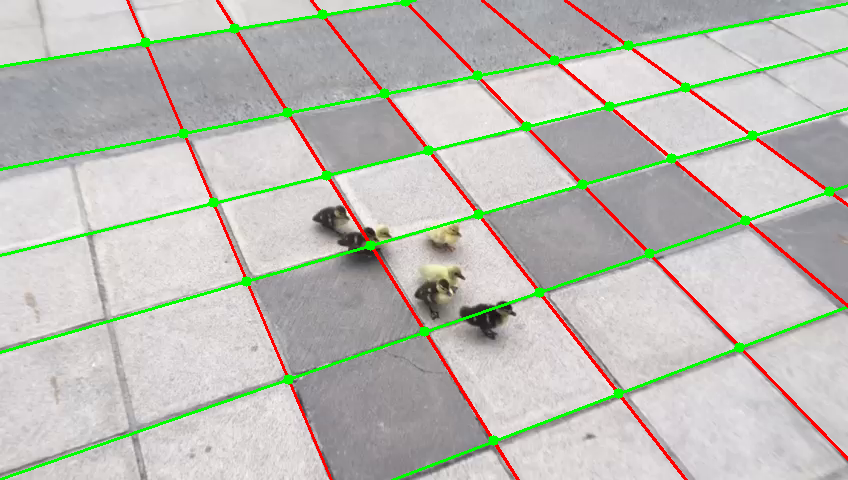
#> input picture vid_proc/frame_0.png, 848 x 480 px
$ python -i 1_detect_quads.py   (imports and definitions only)
#> lines starting #> are read from the running program, lines starting #| are printed output that depends on the picture
#> further down, picture is the input picture: shape (480, 848, 3); mean B, G, R 181, 188.9, 188.6
import cv2
import numpy as np
import json
from sklearn.cluster import KMeans, DBSCAN
import math
import os

VIDEO_PATH    = 'input.mp4'
START_FRAME   = 200
END_FRAME     = 400
APPEND_DATA   = True
FRAME_STEP    = 1
OUTPUT_JSON   = 'quads.json'

CANNY1        = 50
CANNY2        = 150
HOUGH_THRESH  = 80
MIN_LINE_LEN  = 30
MAX_LINE_GAP  = 5
DBSCAN_DIST   = 40

# --- OTHERS ---
# [69 lines left out: functions filter_points, segment_angle, merge_two_segments, point_line_distance, intersect, not called in this run]

# --- STEPS ---
def detect_segments(frame):
    gray = cv2.cvtColor(frame, cv2.COLOR_BGR2GRAY)
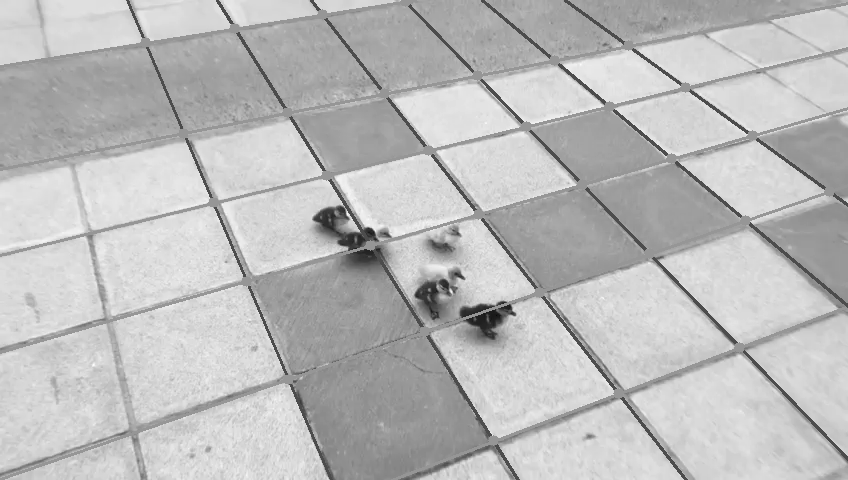
#> gray: shape (480, 848); min 8, max 254, mean 187.9
    edges = cv2.Canny(gray, CANNY1, CANNY2)
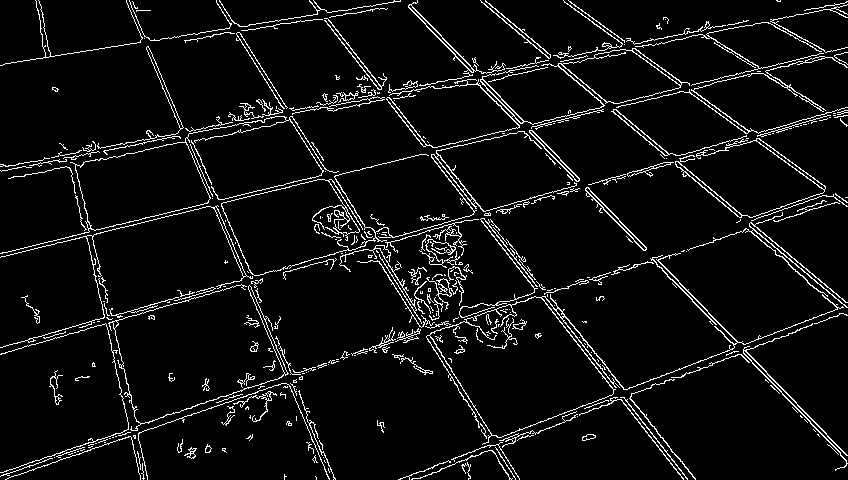
#> edges: shape (480, 848); 6.1% white in thin lines or dots
    segs = cv2.HoughLinesP(edges, 1, np.pi/180, HOUGH_THRESH,
                           minLineLength=MIN_LINE_LEN,
                           maxLineGap=MAX_LINE_GAP)
#> segs = 198 rows, first 6: [189, 133, 258, 120], [652, 259, 715, 324], [283, 272, 331, 259], [497, 444, 519, 479], [372, 250, 419, 326], [433, 154, 476, 208]
    return [] if segs is None else [tuple(s) for s in segs[:,0]]

# [247 lines left out: functions merge_segments, extend_segments, cluster_lines_hv, get_intersections, get_quads, detect_quads and 1 more, not called in this run]

# [2 lines not run here, left out]

>>> import cv2
>>> picture = cv2.imread('frame_0.png')
>>> result = detect_segments(picture)
#> result = 198 items, first 6: (189, 133, 258, 120), (652, 259, 715, 324), (283, 272, 331, 259), (497, 444, 519, 479), (372, 250, 419, 326), (433, 154, 476, 208)

$ run again, on vid_proc/frame_230.png
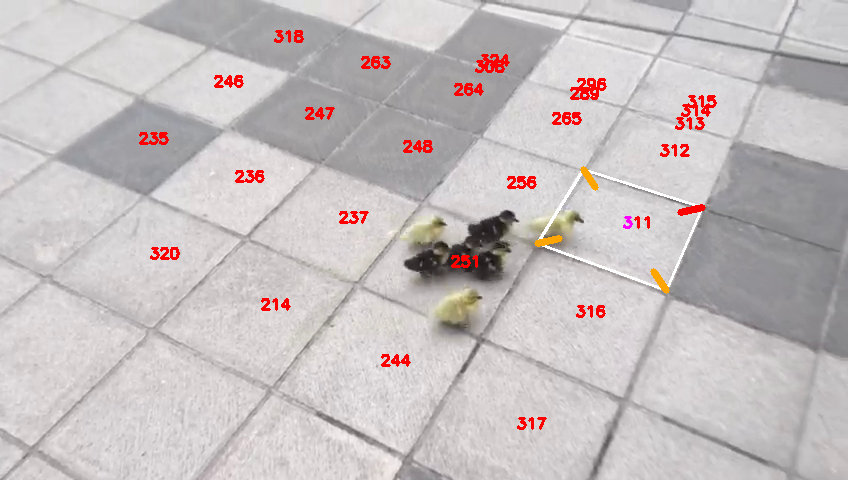
#> input picture vid_proc/frame_230.png, 848 x 480 px
#> picture is the input picture: shape (480, 848, 3); mean B, G, R 191.4, 190.8, 198.1
#> in detect_segments, `gray = cv2.cvtColor(frame, cv2.COLOR_BGR2GRAY)`:
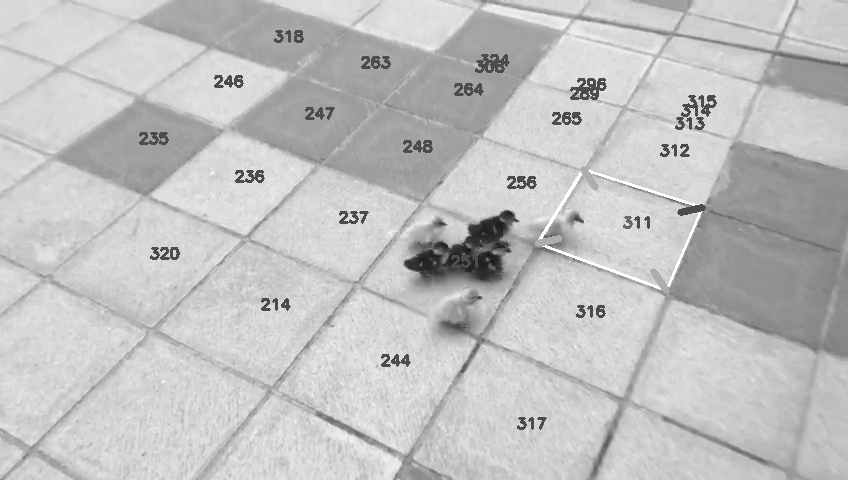
#> gray: shape (480, 848); min 15, max 255, mean 193.1
#> in detect_segments, `edges = cv2.Canny(gray, CANNY1, CANNY2)`:
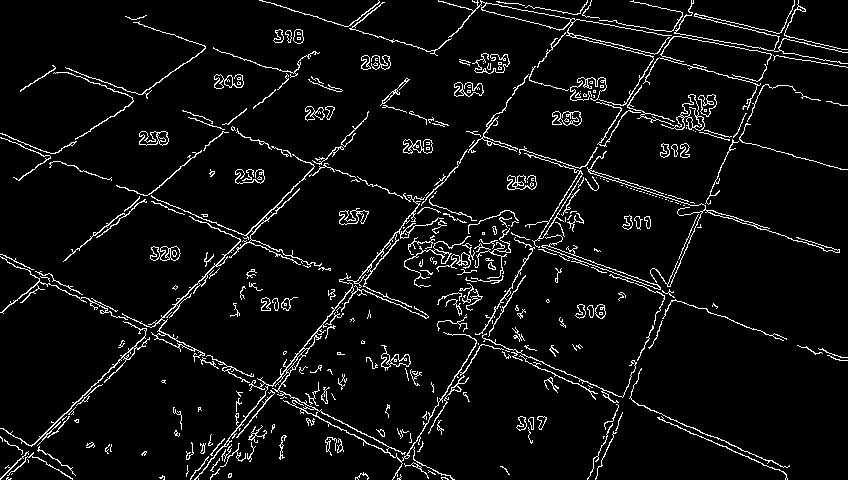
#> edges: shape (480, 848); 5.6% white in thin lines or dots
#> segs = 143 rows, first 6: [153, 326, 213, 266], [344, 304, 406, 228], [101, 385, 152, 334], [146, 195, 211, 222], [272, 386, 423, 199], [213, 48, 255, 62]
#> result = 143 items, first 6: (153, 326, 213, 266), (344, 304, 406, 228), (101, 385, 152, 334), (146, 195, 211, 222), (272, 386, 423, 199), (213, 48, 255, 62)

$ run again, on vid_proc/frame_30.png
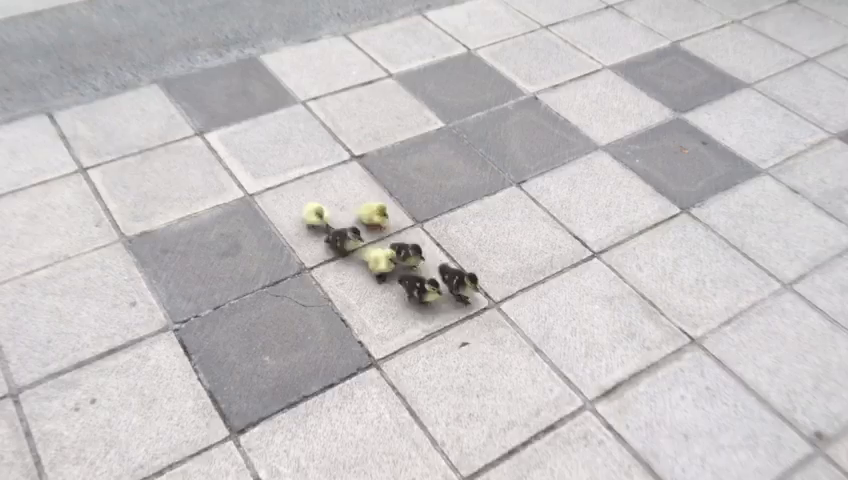
#> input picture vid_proc/frame_30.png, 848 x 480 px
#> picture is the input picture: shape (480, 848, 3); mean B, G, R 196, 194.9, 198.5
#> in detect_segments, `edges = cv2.Canny(gray, CANNY1, CANNY2)`:
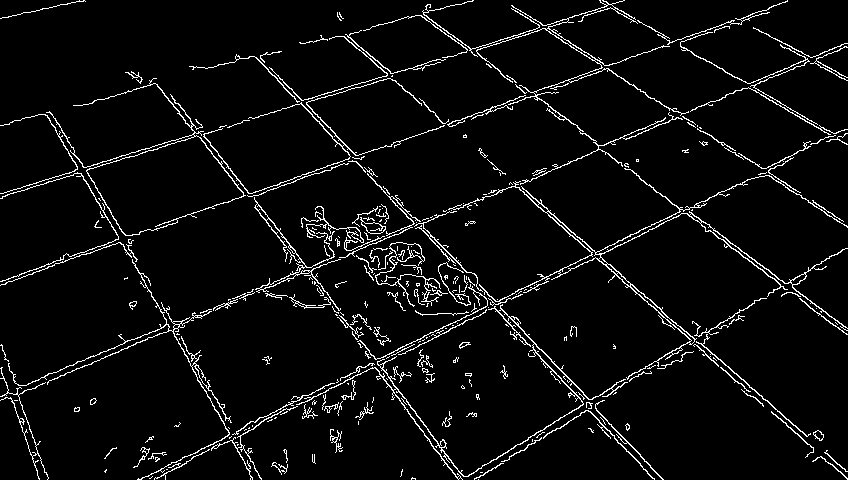
#> edges: shape (480, 848); 5.1% white in thin lines or dots
#> segs = 160 rows, first 6: [598, 147, 664, 119], [753, 82, 846, 43], [515, 181, 600, 255], [255, 57, 332, 136], [680, 326, 807, 436], [581, 401, 654, 479]
#> result = 160 items, first 6: (598, 147, 664, 119), (753, 82, 846, 43), (515, 181, 600, 255), (255, 57, 332, 136), (680, 326, 807, 436), (581, 401, 654, 479)

$ run again, on vid_proc/frame_325.png
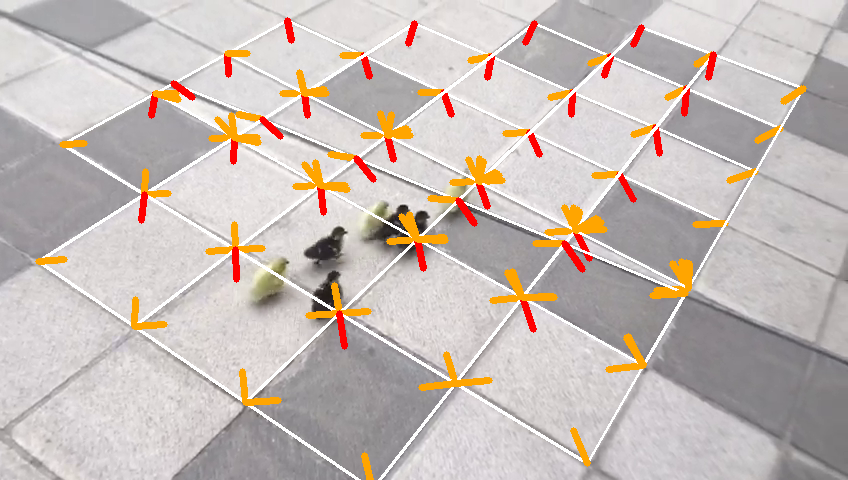
#> input picture vid_proc/frame_325.png, 848 x 480 px
#> picture is the input picture: shape (480, 848, 3); mean B, G, R 183.3, 188.5, 199.1
#> in detect_segments, `gray = cv2.cvtColor(frame, cv2.COLOR_BGR2GRAY)`:
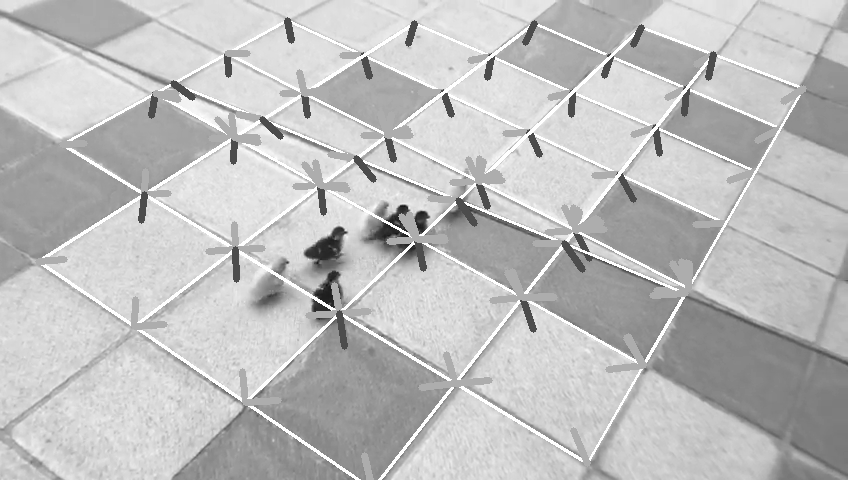
#> gray: shape (480, 848); min 17, max 255, mean 191
#> in detect_segments, `edges = cv2.Canny(gray, CANNY1, CANNY2)`:
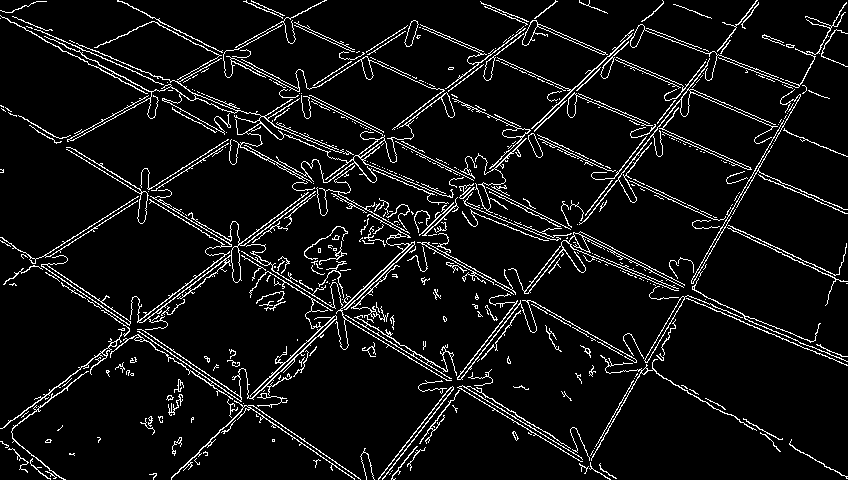
#> edges: shape (480, 848); 7% white in thin lines or dots
#> segs = 202 rows, first 6: [401, 126, 526, 32], [716, 53, 757, 0], [378, 479, 450, 387], [419, 242, 513, 294], [261, 390, 354, 300], [315, 100, 473, 180]
#> result = 202 items, first 6: (401, 126, 526, 32), (716, 53, 757, 0), (378, 479, 450, 387), (419, 242, 513, 294), (261, 390, 354, 300), (315, 100, 473, 180)
